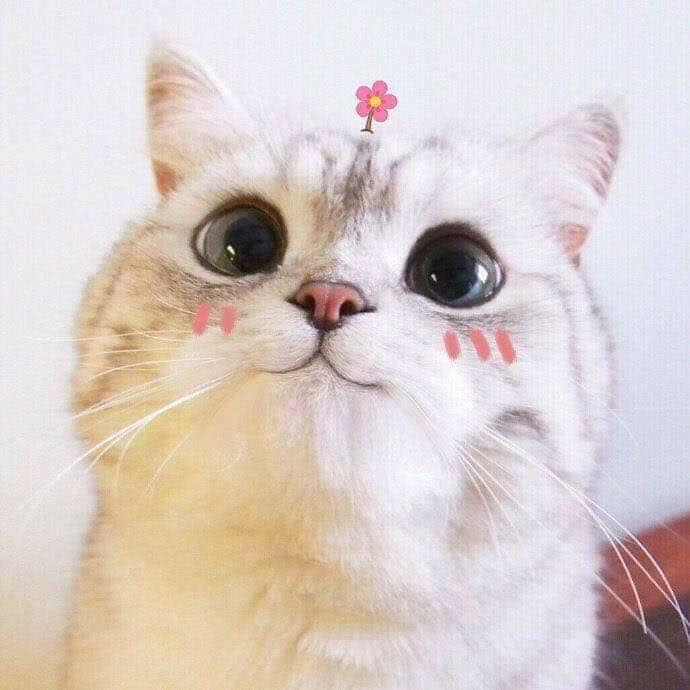
#> input picture cat.jpg, 690 x 690 px
$ jupyter execute 23127255.ipynb   (shell and % lines are left out)
#> lines starting #> are read from the running program, lines starting #| are printed output that depends on the picture
# Project 01 - Color Compression

## Thông tin sinh viên

- Họ và tên: Nguyễn Thọ Tài
- MSSV: 23127255
- Lớp: 23CLC02

## Import các thư viện liên quan

[cell 1]
from matplotlib import pyplot as plt
import numpy as np

## Helper functions

[cell 2]
from PIL import Image

def read_img(img_path: str):
	"""
	Read image from img_path

	Parameters
	----------
	img_path : str
		Path of image

	Returns
	-------
		Image (2D)
	"""
#> called with img_path = 'cat.jpg'
	return Image.open(img_path)
#> returned value is the input picture: PIL image 690x690 RGB; mean R, G, B 217.1, 205.2, 201.2

def show_img(img_2d: Image):
	"""
	Show image

	Parameters
	----------
	img_2d:
		Image (2D)
	"""
	plt.imshow(img_2d)
	plt.axis('off')
	plt.show()


def save_img(img_2d: Image, img_path: str):
	"""
	Save image to img_path

	Parameters
	----------
	img_2d:
		Image (2D)
	img_path : str
		Path of image
	"""
	img_2d.save(img_path)


def convert_img_to_1d(img_2d: Image):
	"""
	Convert 2D image to 1D image

	Parameters
	----------
	img_2d: <your type>
		Image (2D)

	Returns
	-------
		Image (1D)
	"""
	img_np = np.array(img_2d)
	return img_np.reshape(-1, 3)

BATCH_SIZE: int = 10000
EPSILON: float = 1e-5

def kmeans(img_1d: np.ndarray, k_clusters: int, max_iter: int, init_centroids: str = 'random', batch_size: int = BATCH_SIZE, epsilon: float = EPSILON) -> tuple[np.ndarray, np.ndarray]:
	"""
	K-Means algorithm
	Parameters
	----------
	:param img_1d: np.ndarray with shape=(height * width, num_channels) | Original (1D) image
	:param epsilon: Checking float number
	:param batch_size: Checking batch size for dot multiplication
	k_clusters : int
		Number of clusters
	max_iter : int
		Max iterator
	init_centroids : str, default='random'
		The method used to initialize the centroids for K-means clustering
		'random' --> Centroids are initialized with random values between 0 and 255 for each channel
		'in_pixels' --> A random pixel from the original image is selected as a centroid for each cluster

	Returns
	-------
	centroids : np.ndarray with shape=(k_clusters, num_channels)
		Stores the color centroids for each cluster
	labels : np.ndarray with shape=(height * width, )
		Stores the cluster label for each pixel in the image
	"""
#> called with img_1d = array of shape (476100, 3), k_clusters = 3000, max_iter = 1000, init_centroids = 'in_pixels', batch_size = 10000, epsilon = 1e-05
	n_pixels, n_channels = img_1d.shape
#> n_pixels = 476100; n_channels = 3
	img_1d = img_1d.astype(np.float32, copy=False)
	centroids: np.ndarray
	if init_centroids == 'random':
		centroids = np.random.uniform(0, 255, size=(k_clusters, n_channels)).astype(np.float32)
	elif init_centroids == 'in_pixels':
		indices = np.random.choice(n_pixels, size=k_clusters, replace=False)
		centroids = img_1d[indices].astype(np.float32)
#> centroids = 3000 rows, first 8: [224, 213, 217], [225, 198, 151], [232, 230, 241], [243, 238, 242], [199, 176, 142], [127, 146, 163], [238, 236, 237], [241, 240, 248]
	else:
		raise ValueError("Invalid init_centroids value")

	labels = np.zeros(n_pixels, dtype=np.int32)
	# compute distances without creating a bigger matrix: ||x - c||^2 = ||x||^2 + ||c||^2 - 2*x*c
	img_sq = np.sum(img_1d ** 2, axis=1)  # precompute ||x||^2
	for _ in range(max_iter):
		# TODO: maybe only square the valid centroids, may or may not have any significant effects?
		cent_sq = np.sum(centroids ** 2, axis=1)  # ||c||^2
		new_labels = np.zeros(n_pixels, dtype=np.int32)

		# Dot product costs memory a lot when with common image size, we spit the dot product by each cells to reduce the amount of memory used by the dot product
		# Previously, the code was:
		# cent_sq = np.sum(centroids ** 2, axis=1)[None, :] # ||c||^2
		# dot_product = img_1d @ centroids.T  # numpy matrix multiplication x * c
		# distances_sq = img_sq + cent_sq - 2 * dot_product
		# with dot product multiply two big and complex matrices, thus I split it out into chunk with input buffer size to save memory.
		for start in range(0, n_pixels, batch_size):
			end = min(start + batch_size, n_pixels)
			batch_img = img_1d[start:end]
			batch_img_sq = img_sq[start:end][:, None]

			dot_product = batch_img @ centroids.T
			distances_sq = batch_img_sq + cent_sq[None, :] - 2 * dot_product
			new_labels[start:end] = np.argmin(distances_sq, axis=1)

		# check for label convergence
		if np.array_equal(new_labels, labels):
			break

		labels[:] = new_labels

		sums = np.zeros((k_clusters, n_channels), dtype=np.float32)
		counts = np.bincount(new_labels, minlength=k_clusters)
		np.add.at(sums, new_labels, img_1d)
		# only update valid centroids (only to avoid division by zero)
		valid = counts > 0
		centroids[valid] = sums[valid] / counts[valid][:, None]

		# check centroid convergence
		if np.all(np.abs(centroids[valid] - sums[valid] / counts[valid][:, None]) < epsilon): # maybe there is a better way to do this? EG: almost equal?
			break
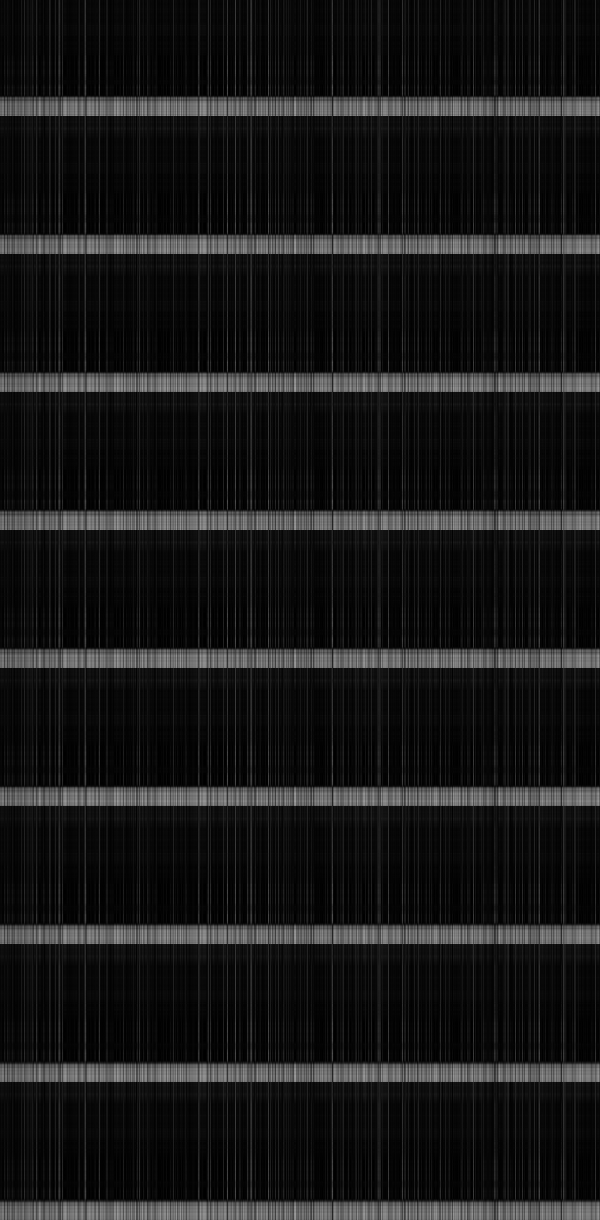
#> distances_sq: shape (6100, 3000) float32 (shown at 1/5 size); min 0, max 148942, mean 13882.6; drawn with min black and max white
#> after the loop, centroids = 3000 rows, first 8: [224.2, 212.5, 217.4], [225.4, 197.7, 151.8], [232, 229.9, 241], [243.1, 237.5, 242.1], [198.9, 175.3, 143.3], [127.1, 144.5, 165.2], [238, 236, 237], [241.1, 239.7, 248]

	return centroids.astype(np.uint8), labels

def generate_2d_img(img_2d_shape, centroids, labels):
	"""
	Generate a 2D image based on K-means cluster centroids

	Parameters
	----------
	img_2d_shape : tuple (height, width, 3)
		Shape of image
	centroids : np.ndarray with shape=(k_clusters, num_channels)
		Store color centroids
	labels : np.ndarray with shape=(height * width, )
		Store label for pixels (cluster's index on which the pixel belongs)

	Returns
	-------
		New image (2D)
	"""

	height, width, channels = img_2d_shape
	clusters = centroids[labels]
	return Image.fromarray(clusters.reshape((height, width, channels)).astype(np.uint8))

def count_color(img: Image) -> int:
	img_1d = convert_img_to_1d(img)
	return np.unique(img_1d, axis=0).shape[0]

## Your tests

[cell 3]
import tracemalloc

tracemalloc.start()
img_path = 'cat.jpg'
img = read_img(img_path)
img_1d = convert_img_to_1d(img)
img_centroids, img_labels = kmeans(img_1d, k_clusters=3000, max_iter=1000, init_centroids='in_pixels')
#> img_centroids = 3000 rows, first 8: [224, 212, 217], [225, 197, 151], [232, 229, 241], [243, 237, 242], [198, 175, 143], [127, 144, 165], [238, 236, 237], [241, 239, 248]
compressed_img = generate_2d_img(np.array(img).shape, img_centroids, img_labels)
show_img(compressed_img)
save_img(compressed_img, 'car_0.png')
current, peak = tracemalloc.get_traced_memory()  # Get current and peak memory usage
tracemalloc.stop()  # Stop tracing memory

print(f"Current memory usage: {current / 10**6:.2f} MB")
print(f"Peak memory usage: {peak / 10**6:.2f} MB")

## Main FUNCTION

[cell 4]
# [56 lines left out: functions print_menu, main, not called in this run]
# main()

# Debugging

[cell 5]
from sklearn.cluster import KMeans

# [5 lines left out: function kmeans_sklearn, not called in this run]

[cell 6]
def kmeans_o1(img_1d: np.ndarray, k_clusters: int, max_iter: int, init_centroids: str = 'random', batch_size: int = BATCH_SIZE, epsilon: float = EPSILON) -> tuple[np.ndarray, np.ndarray]:
	"""
	K-Means algorithm
	Parameters
	----------
	:param img_1d: np.ndarray with shape=(height * width, num_channels) | Original (1D) image
	:param epsilon: Checking float number
	:param batch_size: Checking batch size for dot multiplication
	k_clusters : int
		Number of clusters
	max_iter : int
		Max iterator
	init_centroids : str, default='random'
		The method used to initialize the centroids for K-means clustering
		'random' --> Centroids are initialized with random values between 0 and 255 for each channel
		'in_pixels' --> A random pixel from the original image is selected as a centroid for each cluster

	Returns
	-------
	centroids : np.ndarray with shape=(k_clusters, num_channels)
		Stores the color centroids for each cluster
	labels : np.ndarray with shape=(height * width, )
		Stores the cluster label for each pixel in the image
	"""
#> called with img_1d = array of shape (476100, 3), k_clusters = 3000, max_iter = 1000, init_centroids = 'in_pixels', batch_size = 10000, epsilon = 1e-05
	n_pixels, n_channels = img_1d.shape
#> n_pixels = 476100; n_channels = 3
	img_1d = img_1d.astype(np.float32, copy=False)
	centroids: np.ndarray
	if init_centroids == 'random':
		centroids = np.random.uniform(0, 255, size=(k_clusters, n_channels)).astype(np.float32)
	elif init_centroids == 'in_pixels':
		indices = np.random.choice(n_pixels, size=k_clusters, replace=False)
		centroids = img_1d[indices].astype(np.float32)
#> centroids = 3000 rows, first 8: [219, 217, 218], [213, 201, 221], [207, 184, 150], [232, 207, 167], [233, 233, 235], [236, 230, 234], [226, 218, 231], [237, 237, 247]
	else:
		raise ValueError("Invalid init_centroids value")

	labels = np.zeros(n_pixels, dtype=np.int32)
	# compute distances without creating a bigger matrix: ||x - c||^2 = ||x||^2 + ||c||^2 - 2*x*c
	img_sq = np.sum(img_1d ** 2, axis=1)  # precompute ||x||^2
	cent_sq = np.sum(centroids ** 2, axis=1)  # ||c||^2
#> cent_sq = 3000 values, max 193043 at index 1369, min 1050 at index 694, mean 135586.9
	for _ in range(max_iter):
		new_labels = np.zeros(n_pixels, dtype=np.int32)
		for start in range(0, n_pixels, batch_size):
			end = min(start + batch_size, n_pixels)
			batch_img = img_1d[start:end]
			batch_img_sq = img_sq[start:end][:, None]

			dot_product = batch_img @ centroids.T
			distances_sq = batch_img_sq + cent_sq[None, :] - 2 * dot_product
			new_labels[start:end] = np.argmin(distances_sq, axis=1)

		# check for label convergence
		if np.array_equal(new_labels, labels):
			break

		labels[:] = new_labels

		sums = np.zeros((k_clusters, n_channels), dtype=np.float32)
		counts = np.bincount(new_labels, minlength=k_clusters)
		np.add.at(sums, new_labels, img_1d)
		# only update valid centroids (only to avoid division by zero)
		valid = counts > 0
		cent_sq[valid] = np.sum(centroids[valid] ** 2, axis=1)
		centroids[valid] = sums[valid] / counts[valid][:, None]

		# check centroid convergence
		if np.all(np.abs(centroids[valid] - sums[valid] / counts[valid][:, None]) < epsilon): # maybe there is a better way to do this? EG: almost equal?
			break
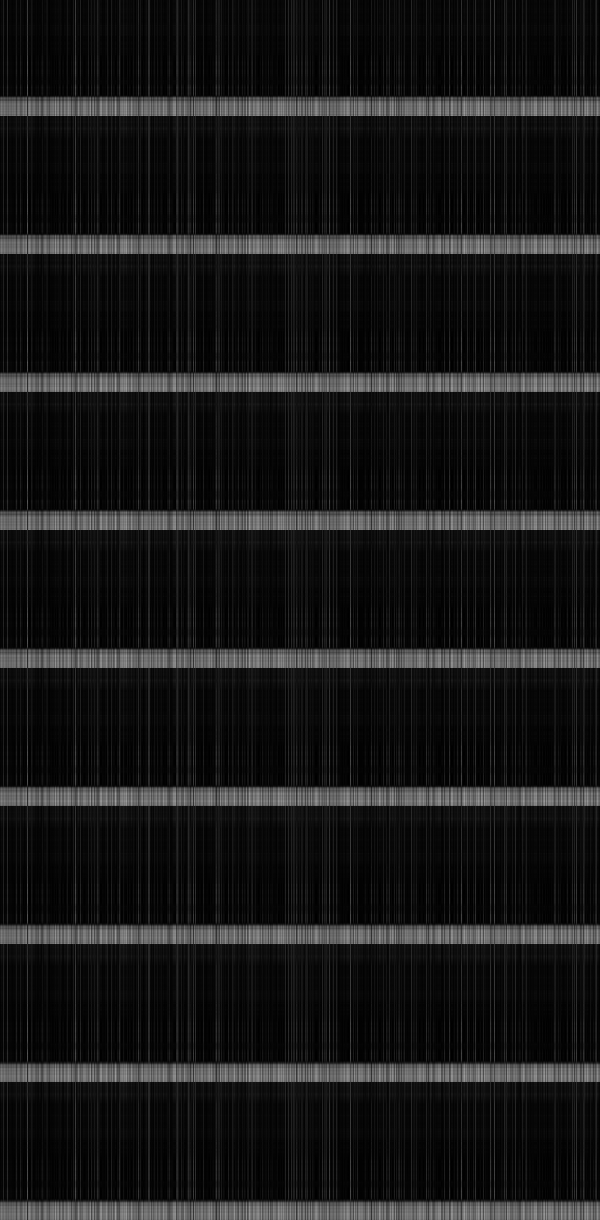
#> distances_sq: shape (6100, 3000) float32 (shown at 1/5 size); min 0, max 148665, mean 13893.9; drawn with min black and max white
#> after the loop, centroids = 3000 rows, first 8: [219.1, 217.1, 217], [211.8, 200.8, 222.6], [206.9, 183.8, 149.9], [232.1, 208.2, 167.4], [232.9, 233, 235], [235.4, 230, 234], [226.2, 218.2, 230.8], [237, 237, 247]

	return centroids.astype(np.uint8), labels

[cell 7]
tracemalloc.start()
img_path = 'cat.jpg'
img = read_img(img_path)
img_1d = convert_img_to_1d(img)
img_centroids, img_labels = kmeans_o1(img_1d, k_clusters=3000, max_iter=1000, init_centroids='in_pixels')
#> img_centroids = 3000 rows, first 8: [219, 217, 217], [211, 200, 222], [206, 183, 149], [232, 208, 167], [232, 233, 235], [235, 230, 234], [226, 218, 230], [237, 237, 247]
compressed_img = generate_2d_img(np.array(img).shape, img_centroids, img_labels)
show_img(compressed_img)
save_img(compressed_img, 'cat_1.png')
current, peak = tracemalloc.get_traced_memory()  # Get current and peak memory usage
tracemalloc.stop()  # Stop tracing memory

print(f"Current memory usage: {current / 10**6:.2f} MB")
print(f"Peak memory usage: {peak / 10**6:.2f} MB")

[cell 8]
import numpy as np
from joblib import Parallel, delayed

BATCH_SIZE: int = 10000
EPSILON: float = 1e-5

def compute_distances_batch(start, img_1d, img_sq, centroids, cent_sq, batch_size, n_pixels, k_clusters):
	"""
	Compute distances and labels for a single batch of pixels.
	"""
	end = min(start + batch_size, n_pixels)
	batch_img = img_1d[start:end]
	batch_img_sq = img_sq[start:end].reshape(-1, 1)
	# Compute distances: ||x - c||^2 = ||x||^2 + ||c||^2 - 2*x*c
	dot_product = batch_img @ centroids.T
	distances_sq = batch_img_sq + cent_sq.reshape(1, -1) - 2 * dot_product
	batch_labels = np.argmin(distances_sq, axis=1)
	return start, end, batch_labels

def compute_distances(img_1d: np.ndarray, img_sq: np.ndarray, centroids: np.ndarray, cent_sq: np.ndarray, batch_size: int, n_pixels: int, k_clusters: int) -> np.ndarray:
	"""
	Compute distances and assign labels for all pixels in batches using joblib parallelism.
	"""
	new_labels = np.zeros(n_pixels, dtype=np.int32)

	# Parallelize over batches
	results = Parallel(n_jobs=-1, prefer="processes")(
		delayed(compute_distances_batch)(
			start, img_1d, img_sq, centroids, cent_sq, batch_size, n_pixels, k_clusters
		)
		for start in range(0, n_pixels, batch_size)
	)

	# Assign results to new_labels
	for start, end, batch_labels in results:
		new_labels[start:end] = batch_labels

	return new_labels

def kmeans_o2(img_1d: np.ndarray, k_clusters: int, max_iter: int, init_centroids: str = 'random', batch_size: int = BATCH_SIZE, epsilon: float = EPSILON) -> tuple[np.ndarray, np.ndarray]:
	"""
	K-Means algorithm
	Parameters
	----------
	:param img_1d: np.ndarray with shape=(height * width, num_channels) | Original (1D) image
	:param epsilon: Checking float number
	:param batch_size: Checking batch size for dot multiplication
	k_clusters : int
		Number of clusters
	max_iter : int
		Max iterator
	init_centroids : str, default='random'
		The method used to initialize the centroids for K-means clustering
		'random' --> Centroids are initialized with random values between 0 and 255 for each channel
		'in_pixels' --> A random pixel from the original image is selected as a centroid for each cluster

	Returns
	-------
	centroids : np.ndarray with shape=(k_clusters, num_channels)
		Stores the color centroids for each cluster
	labels : np.ndarray with shape=(height * width, )
		Stores the cluster label for each pixel in the image
	"""
#> called with img_1d = array of shape (476100, 3), k_clusters = 3000, max_iter = 1000, init_centroids = 'in_pixels', batch_size = 10000, epsilon = 1e-05
	n_pixels, n_channels = img_1d.shape
#> n_pixels = 476100; n_channels = 3
	img_1d = img_1d.astype(np.float32, copy=False)

	# Initialize centroids
	if init_centroids == 'random':
		centroids = np.random.uniform(0, 255, size=(k_clusters, n_channels)).astype(np.float32)
	elif init_centroids == 'in_pixels':
		indices = np.random.choice(n_pixels, size=k_clusters, replace=False)
		centroids = img_1d[indices].astype(np.float32)
#> centroids = 3000 rows, first 8: [237, 235, 246], [237, 240, 249], [194, 202, 215], [233, 236, 245], [235, 239, 248], [219, 216, 227], [233, 233, 235], [143, 132, 138]
	else:
		raise ValueError("Invalid init_centroids value")

	labels = np.zeros(n_pixels, dtype=np.int32)
	img_sq = np.sum(img_1d ** 2, axis=1)  # Precompute ||x||^2
	cent_sq = np.sum(centroids ** 2, axis=1)  # Precompute ||c||^2
#> cent_sq = 3000 values, max 194566 at index 2452, min 986 at index 2193, mean 135533.5

	for _ in range(max_iter):
		# Compute distances and assign labels using joblib
		new_labels = compute_distances(img_1d, img_sq, centroids, cent_sq, batch_size, n_pixels, k_clusters)

		# Check for label convergence
		if np.array_equal(new_labels, labels):
			break

		labels[:] = new_labels

		sums = np.zeros((k_clusters, n_channels), dtype=np.float32)
		counts = np.bincount(new_labels, minlength=k_clusters)
		np.add.at(sums, new_labels, img_1d)
		# only update valid centroids (only to avoid division by zero)
		valid = counts > 0
		cent_sq[valid] = np.sum(centroids[valid] ** 2, axis=1)
		centroids[valid] = sums[valid] / counts[valid][:, None]

		# check centroid convergence
		if np.all(np.abs(centroids[valid] - sums[valid] / counts[valid][:, None]) < epsilon): # maybe there is a better way to do this? EG: almost equal?
			break
#> after the loop, centroids = 3000 rows, first 8: [237, 235, 246], [236.9, 240, 249.1], [195.2, 200.4, 215.4], [232.9, 236, 245], [235, 239, 248.3], [218.8, 215.9, 227.2], [232.9, 233, 235], [139.9, 130.5, 141.7]

	return centroids.astype(np.uint8), labels

[cell 9]
tracemalloc.start()
img_path = 'cat.jpg'
img = read_img(img_path)
img_1d = convert_img_to_1d(img)
img_centroids, img_labels = kmeans_o2(img_1d, k_clusters=3000, max_iter=1000, init_centroids='in_pixels')
#> img_centroids = 3000 rows, first 8: [237, 234, 246], [236, 239, 249], [195, 200, 215], [232, 236, 245], [235, 239, 248], [218, 215, 227], [232, 233, 235], [139, 130, 141]
compressed_img = generate_2d_img(np.array(img).shape, img_centroids, img_labels)
show_img(compressed_img)
save_img(compressed_img, 'cat_2.png')
current, peak = tracemalloc.get_traced_memory()  # Get current and peak memory usage
tracemalloc.stop()  # Stop tracing memory

print(f"Current memory usage: {current / 10**6:.2f} MB")
print(f"Peak memory usage: {peak / 10**6:.2f} MB")
